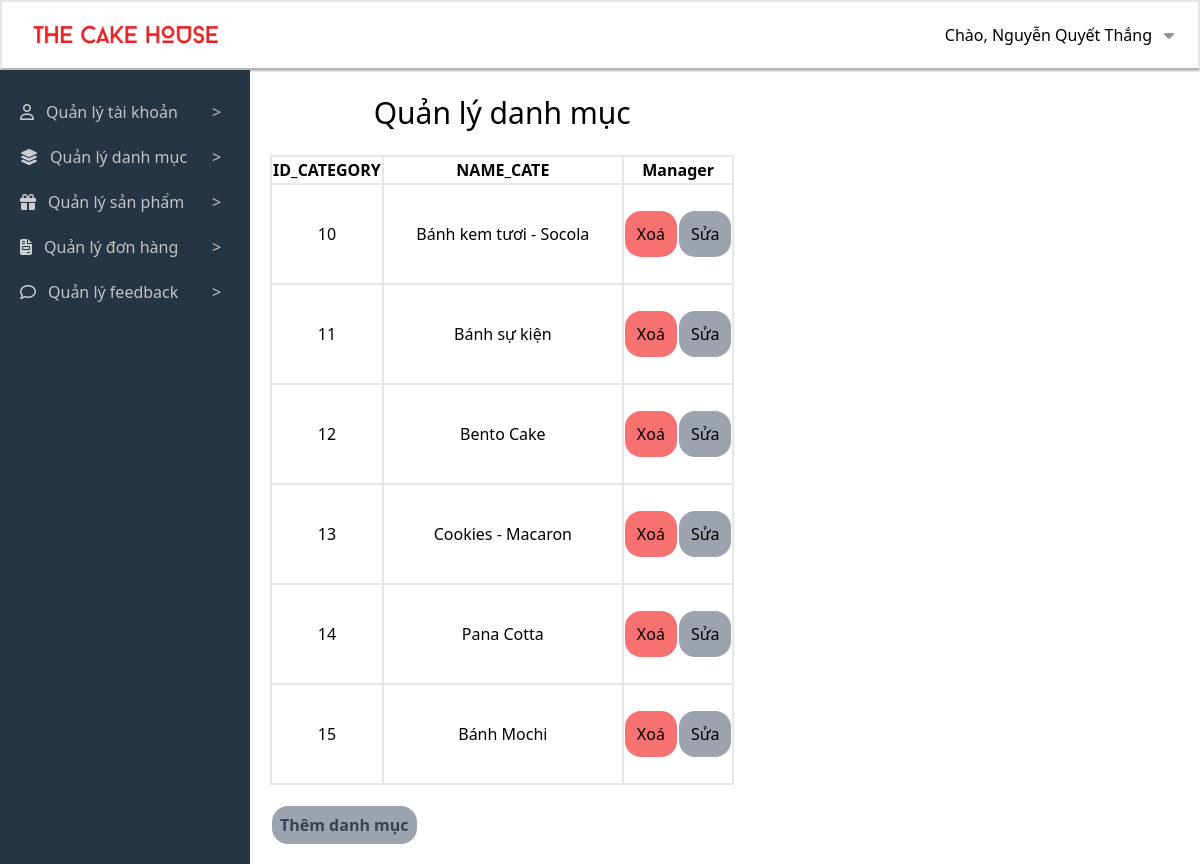
The app's page /admincp/index.php?action=quanlydanhmuc&query=lietke (signed in) with its own data.
### tables this page shows
CREATE TABLE `user` (
  `id` int(11) NOT NULL,
  `fullname` varchar(50) DEFAULT NULL,
  `avatar` varchar(200) DEFAULT NULL,
  `email` varchar(150) DEFAULT NULL,
  `phone` varchar(20) DEFAULT NULL,
  `address` varchar(200) DEFAULT NULL,
  `password` varchar(32) DEFAULT NULL,
  `role_id` int(11) DEFAULT NULL,
  `deleted` int(11) DEFAULT NULL
);

CREATE TABLE `category` (
  `id` int(11) NOT NULL,
  `name` varchar(100) DEFAULT NULL
);

### admincp/modules/quanlydanhmuc/lietke.php (the view, shortened to what this page needs)
<table border=1 class="mt-5 ml-5 h-[500px]">
    <caption class="text-[30px] font-medium mb-5">Quản lý danh mục</caption>
    <tr class="border-2">
        <th class="w-[90px] text-center border-2">ID_CATEGORY</th>
        <th class="w-[240px] text-center border-2">NAME_CATE</th>
        <th colspan="2" class="w-[100px] text-center border-2">Manager</th>
    </tr>
    <?php
        $sql_lietke_cate = "SELECT * FROM category";
        $query_lietke_cate = mysqli_query($conn, $sql_lietke_cate);
    while($row = mysqli_fetch_array($query_lietke_cate)) {
        ?>
    <tr class="border-2">
        <td class="h-[100px] w-[90px] text-center border-2"><?php echo $row['id'] ?></td>
        <td class="h-[100px] w-[240px] text-center border-2"><?php echo $row['name'] ?></td>
        <td><a class="p-3 bg-red-400 rounded-2xl" href="javascript:void(0);" onclick="confirmDelete(<?php echo $row['id'] ?>)">Xoá</a></td>
        <td><a class="p-3 bg-gray-400 rounded-2xl" href="index.php?action=quanlydanhmuc&query=sua&iddanhmuc=<?php echo $row['id'] ?>">Sửa</a></td>
    <?php
    }
    ?>
    <tr>
        <td class="font-semibold h-[80px] w-[50px]" colspan="4"><a class="p-2 font-bold text-gray-700 bg-gray-400 rounded-2xl" href="index.php?action=quanlydanhmuc&query=them">Thêm danh mục</a></td>
    </tr>
</table>

### admincp/index.php (shortened to what this page needs)
<!DOCTYPE html>
<html lang="en">
<head>
    <script src="https://cdn.tailwindcss.com"></script>
    <link rel="stylesheet" href="https://cdnjs.cloudflare.com/ajax/libs/font-awesome/6.5.2/css/all.min.css">
    <link rel="stylesheet" href="css/login_css.css">
</head>
<body>
    <div class="wrapper">
        <?php
        include("config/connect.php");
        include("modules/header.php");
        include("modules/main.php");
?>
    </div>
</body>
</html>

### admincp/modules/header.php (shortened to what this page needs)
<?php
include('config/connect.php');
?>
<div class="header flex flex-col w-full">
  <div class="h-[70px] flex justify-between px-6 header__inner border-2 border-b-[#B5B5B5] shadow-sm shadow-[#B5B5B5]">
    <div class="left flex items-center">
      <a class="flex" href="../index.php">
        <img class="logo_header max-w-[200px] max-h-[70px] mr-12" src="../images/logo-1.png" alt="Logo" />
      </a>
    </div>
    <div class="right relative flex items-center cursor-default">
      <div class="flex">
        <p>Chào,
          <?php
          if(isset($_SESSION['user_id'])) {
              $user_id = $_SESSION['user_id'];
              $sql = "SELECT fullname FROM user WHERE id = ? LIMIT 1";
              $stmt = mysqli_prepare($conn, $sql);
              mysqli_stmt_bind_param($stmt, "i", $user_id);
              mysqli_stmt_execute($stmt);
              $result = mysqli_stmt_get_result($stmt);
              if ($result && mysqli_num_rows($result) > 0) {
                  $row = mysqli_fetch_assoc($result);
                  echo htmlspecialchars($row['fullname']);
              } else {
                  echo "Guest";
              }
          } else {
              echo "Guest";
          }
?>
        </p>
        <div class="ml-3">
          <i class="fa-solid fa-caret-down" style="color: #91959c;"></i>
        </div>
      </div>
    </div>
  </div>
</div>

### admincp/modules/main.php
<div class="main flex min-h-[720px]">
    <div class="left relative">
        <?php
        include('modules/sidebar/sidebar.php');
        ?>
    </div>
    <div class="right">
    <div class="main_admin">
            <?php
                if(isset($_GET['action']) && $_GET['query']) {
                    $tam = $_GET['action'];
                    $query = $_GET['query'];
                } else {
                    $tam = '';
                    $query = '';
                }
                if($tam == 'quanlytaikhoan' && $query == 'lietke') {
                    include("modules/quanlytaikhoan/lietke.php");
                }
                elseif($tam=='quanlytaikhoan' && $query=='sua'){
                    include("modules/quanlytaikhoan/sua.php");
                }
                elseif($tam=='quanlydanhmuc' && $query=='lietke'){
                    include("modules/quanlydanhmuc/lietke.php");
                }
                elseif ($tam == 'quanlydanhmuc' && $query == 'them') {
                    include("modules/quanlydanhmuc/them.php");
                }
                elseif($tam=='quanlydanhmuc' && $query=='sua'){
                    include("modules/quanlydanhmuc/sua.php");
                }
                elseif($tam=='quanlysanpham' && $query=='lietke'){
                    include("modules/quanlysanpham/lietke.php");
                }
                elseif($tam=='quanlysanpham' && $query=='sua'){
                    include("modules/quanlysanpham/sua.php");
                }
                elseif($tam=='quanlysanpham' && $query=='them'){
                    include("modules/quanlysanpham/them.php");
                }
                elseif($tam=='quanlydonhang' && $query=='lietke'){
                    include("modules/quanlydonhang/lietke.php");
                }
                elseif($tam=='quanlyfeedback' && $query=='lietke'){
                    include("modules/quanlyfeedback/lietke.php");
                }
            ?>
        </div>
    </div>
</div>

### admincp/modules/sidebar/sidebar.php
<div class="side_menu w-[250px] h-full  p-[20px] bg-[#263544]">
    <div class="side_menu_sub flex cursor-pointer">
        <a class="flex" href="index.php?action=quanlytaikhoan&query=lietke">
        <div class="w-[180px] flex">
            <div class="mr-3"><i class="fa-regular fa-user" style="color: #cacdd3;"></i></div>
            <span>Quản lý tài khoản</span>
        </div>
        <div>
            <span class="ml-3">></span>
        </div>
        </a>
    </div>
    <div class="side_menu_sub flex cursor-pointer">
        <a class="flex" href="index.php?action=quanlydanhmuc&query=lietke">
        <div class="w-[180px] flex">
            <div class="mr-3"><i class="fa-solid fa-layer-group" style="color: #cacdd3;"></i></div>
            <span>Quản lý danh mục</span>
        </div>
        <div>
            <span class="ml-3">></span>
        </div>
        </a>
    </div>
    <div class="side_menu_sub flex cursor-pointer">
        <a class="flex" href="index.php?action=quanlysanpham&query=lietke">
        <div class="w-[180px] flex">
            <div class="mr-3"><i class="fa-solid fa-gift" style="color: #cacdd3;"></i></div>
            <span>Quản lý sản phẩm</span>
        </div>
        <div>
            <span class="ml-3">></span>
        </div>
        </a>
    </div>
    <div class="side_menu_sub flex cursor-pointer">
        <a class="flex" href="index.php?action=quanlydonhang&query=lietke">
        <div class="w-[180px] flex">
            <div class="mr-3"><i class="fa-solid fa-file-invoice" style="color: #cacdd3;"></i></div>
            <span>Quản lý đơn hàng</span>
        </div>
        <div>
            <span class="ml-3">></span>
        </div>
        </a>
    </div>
    <div class="side_menu_sub flex cursor-pointer">
        <a class="flex" href="index.php?action=quanlyfeedback&query=lietke">
        <div class="w-[180px] flex">
            <div class="mr-3"><i class="fa-regular fa-comment" style="color: #cacdd3;"></i></div>
            <span>Quản lý feedback</span>
        </div>
        <div>
            <span class="ml-3">></span>
        </div>
        </a>
    </div>
</div>

### admincp/css/login_css.css (style rules this page uses)
.side_menu_sub { color: rgba(222, 221, 221, 0.848); line-height: 45px; font-weight: normal; }

### records on screen
user: fullname "Nguyễn Quyết Thắng"
category: id "10", name "Bánh kem tươi - Socola"
category: id "11", name "Bánh sự kiện"
category: id "12", name "Bento Cake"
category: id "13", name "Cookies - Macaron"
category: id "14", name "Pana Cotta"
category: id "15", name "Bánh Mochi"
